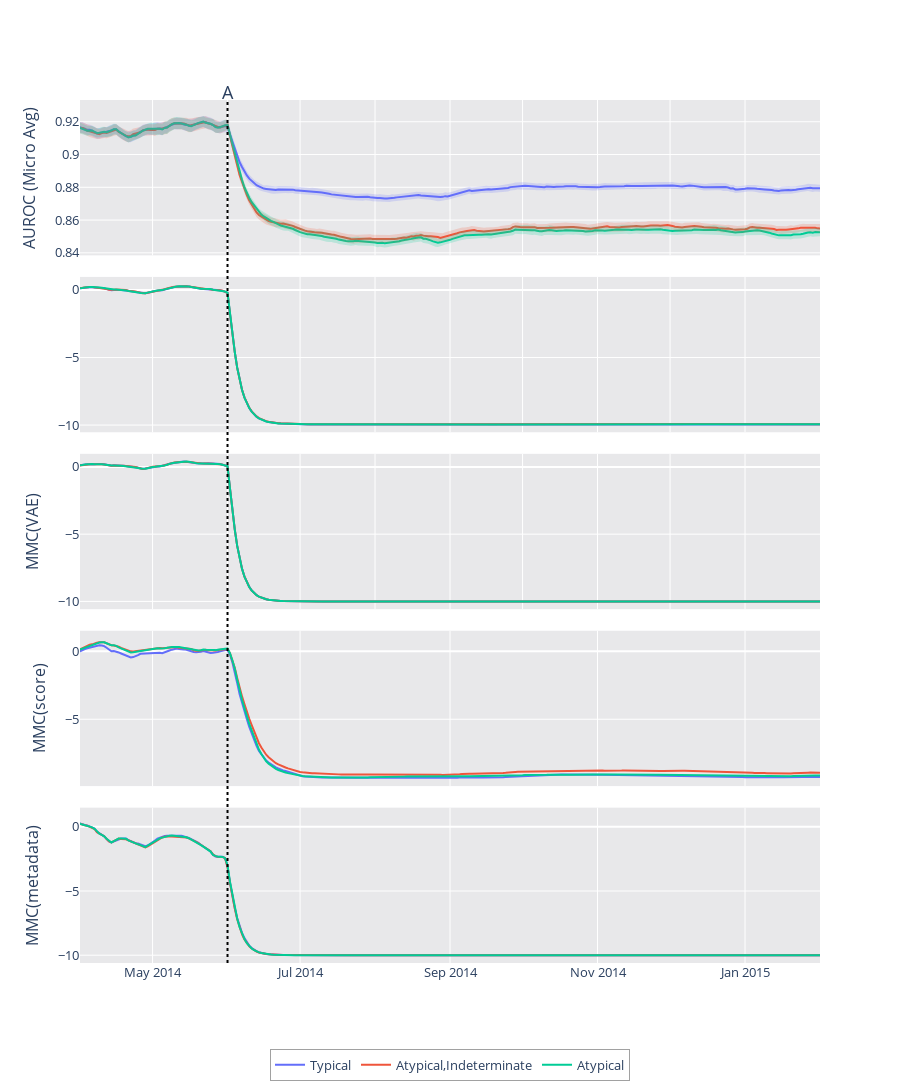

Notebook code cell kept with this figure:
### Code cell
fh = FigureHelper(x, color_list=['#636EFA', '#EF553B', '#00CC96', '#AB63FA', '#8C564B', '#7f7f7f'])

row_heights = []
layout = {}

row=1
height = 300
row_heights.append(.2)
for name, score_unify in perf_graphs.items():
    fh.add_trace(y=smooth(score_unify["yp"], span=7), 
                 yu=smooth(score_unify["yp"]+score_unify["ye"], span=7),
                 yl=smooth(score_unify["yp"]-score_unify["ye"], span=7), name=name, connectgaps=False, row=row, col=1, showlegend=True)

if include_wgt:
    row += 1
    row_heights.append(.2)
    height += 300 
    for name, score_unify in score_nw.items():
        line = fh.lines[name]
        line["dash"] = "dot"
        fh.add_trace(y=smooth(score_unify, span=7), name= name + " - No Weights", connectgaps=False, row=row, col=1, line=line, legendgroup=name)

row += 1
row_heights.append(.2)
height += 300 
for name, score_unify in score_graphs.items():
    line = fh.lines[name]
    line["dash"] = "solid"
    fh.add_trace(y=smooth(score_unify, span=7), name=name, connectgaps=False, row=row, col=1, legendgroup=name, line=line)

if big:
    row += 1
    row_heights.append(.1)
    height += 200
    layout["yaxis"+str(row)] = dict(title="MMC(VAE)")
    for name, score_unify in scores_vae.items():
        fh.add_trace(y=smooth(score_unify, span=7), name=name, connectgaps=False, row=row, col=1, legendgroup=name)
        
    row += 1
    row_heights.append(.1)
    height += 200
    layout["yaxis"+str(row)] =  dict(title="MMC(score)")
    for name, score_unify in scores_score.items():
        fh.add_trace(y=smooth(score_unify, span=7), name=name, connectgaps=False, row=row, col=1, legendgroup=name)
        
        
    row += 1
    row_heights.append(.1)
    height += 200
    layout["yaxis"+str(row)] =  dict(title="MMC(metadata)")
    for name, score_unify in scores_metadata.items():
        fh.add_trace(y=smooth(score_unify, span=7), name=name, connectgaps=False, row=row, col=1, legendgroup=name)



fig = fh.make_fig(shared_xaxes=True, vertical_spacing=0.025, row_heights=[.2]*row)

if row < 3:
    add_dates(fig, dates, line_y=1.045, include_date=False)
else:
    add_dates(fig, dates, line_y=1.025, include_date=False)
fig.update_xaxes(showspikes=True, spikecolor="black", spikesnap="cursor", spikemode="across", spikethickness=1)
fig.update_layout(spikedistance=1000)
fig.update_layout(height=height)
fig.update_layout(legend={"x": .5, "orientation":"h", "borderwidth": .5, "xanchor": "center",})
fig.update_xaxes(range=[graph_start, graph_end])
fig.update_layout(yaxis1=dict(
    # range=[0.8, 1], 
    title=f"AUROC ({DriftFromRun.performance_col[1].title()})"),
    # yaxis2=dict(range=[-4, 1], title="MMC"),
    **layout
    )
fig.update_layout(barmode='overlay')
fig.update_layout(font=dict(size=13))
fig.update_layout(plot_bgcolor="#E8E8EA")

# fig.update_layout(
#     yaxis2 = dict(
#         tickmode = 'linear',
#         tick0 = 0,
#         dtick = 25,
#     )
# )

xaxis = dict(
        tickformat = '%Y-%m-%d',
        tickmode = 'linear',
        dtick = "M1"
    )
fig.update_layout(
    xaxis1=xaxis,
    xaxis2=xaxis,
    xaxis3 = xaxis,
)

fig.show()

### Figure 1 — Plotly figure (JSON) as saved in the notebook; plotly's stock layout.template omitted (floating-point values rounded to 4 significant figures; data arrays with more than 128 entries replaced by an {"elided": "..."} marker saying what was removed)
{"data": [{"connectgaps": false, "customdata": {"elided": "367x3 float values"}, "hovertemplate": "%{x}<br>Typical: %{y}<br><br>Atypical=%{customdata[0]:.3f}<br />Atypical,Indeterminate=%{customdata[1]:.3f}<br />Typical=%{customdata[2]:.3f}<extra></extra>", "legendgroup": "Typical", "line": {"color": "#636EFA", "dash": "solid"}, "name": "Typical", "showlegend": true, "type": "scatter", "x": {"elided": "367 str values"}, "xaxis": "x", "y": {"elided": "367 float values"}, "yaxis": "y"}, {"connectgaps": false, "customdata": {"elided": "367x3 float values"}, "hovertemplate": "%{x}<br>Atypical,Indeterminate: %{y}<br><br>Atypical=%{customdata[0]:.3f}<br />Atypical,Indeterminate=%{customdata[1]:.3f}<br />Typical=%{customdata[2]:.3f}<extra></extra>", "legendgroup": "Atypical,Indeterminate", "line": {"color": "#EF553B", "dash": "solid"}, "name": "Atypical,Indeterminate", "showlegend": true, "type": "scatter", "x": {"elided": "367 str values"}, "xaxis": "x", "y": {"elided": "367 float values"}, "yaxis": "y"}, {"connectgaps": false, "customdata": {"elided": "367x3 float values"}, "hovertemplate": "%{x}<br>Atypical: %{y}<br><br>Atypical=%{customdata[0]:.3f}<br />Atypical,Indeterminate=%{customdata[1]:.3f}<br />Typical=%{customdata[2]:.3f}<extra></extra>", "legendgroup": "Atypical", "line": {"color": "#00CC96", "dash": "solid"}, "name": "Atypical", "showlegend": true, "type": "scatter", "x": {"elided": "367 str values"}, "xaxis": "x", "y": {"elided": "367 float values"}, "yaxis": "y"}, {"connectgaps": false, "customdata": {"elided": "367x3 float values"}, "hovertemplate": "%{x}<br>Typical: %{y}<br><br>Atypical=%{customdata[0]:.3f}<br />Atypical,Indeterminate=%{customdata[1]:.3f}<br />Typical=%{customdata[2]:.3f}<extra></extra>", "legendgroup": "Typical", "line": {"color": "#636EFA", "dash": "solid"}, "name": "Typical", "showlegend": false, "type": "scatter", "x": {"elided": "367 str values"}, "xaxis": "x2", "y": {"elided": "367 float values"}, "yaxis": "y2"}, {"connectgaps": false, "customdata": {"elided": "367x3 float values"}, "hovertemplate": "%{x}<br>Atypical,Indeterminate: %{y}<br><br>Atypical=%{customdata[0]:.3f}<br />Atypical,Indeterminate=%{customdata[1]:.3f}<br />Typical=%{customdata[2]:.3f}<extra></extra>", "legendgroup": "Atypical,Indeterminate", "line": {"color": "#EF553B", "dash": "solid"}, "name": "Atypical,Indeterminate", "showlegend": false, "type": "scatter", "x": {"elided": "367 str values"}, "xaxis": "x2", "y": {"elided": "367 float values"}, "yaxis": "y2"}, {"connectgaps": false, "customdata": {"elided": "367x3 float values"}, "hovertemplate": "%{x}<br>Atypical: %{y}<br><br>Atypical=%{customdata[0]:.3f}<br />Atypical,Indeterminate=%{customdata[1]:.3f}<br />Typical=%{customdata[2]:.3f}<extra></extra>", "legendgroup": "Atypical", "line": {"color": "#00CC96", "dash": "solid"}, "name": "Atypical", "showlegend": false, "type": "scatter", "x": {"elided": "367 str values"}, "xaxis": "x2", "y": {"elided": "367 float values"}, "yaxis": "y2"}, {"connectgaps": false, "customdata": {"elided": "367x3 float values"}, "hovertemplate": "%{x}<br>Typical: %{y}<br><br>Atypical=%{customdata[0]:.3f}<br />Atypical,Indeterminate=%{customdata[1]:.3f}<br />Typical=%{customdata[2]:.3f}<extra></extra>", "legendgroup": "Typical", "line": {"color": "#636EFA", "dash": "solid"}, "name": "Typical", "showlegend": false, "type": "scatter", "x": {"elided": "367 str values"}, "xaxis": "x3", "y": {"elided": "367 float values"}, "yaxis": "y3"}, {"connectgaps": false, "customdata": {"elided": "367x3 float values"}, "hovertemplate": "%{x}<br>Atypical,Indeterminate: %{y}<br><br>Atypical=%{customdata[0]:.3f}<br />Atypical,Indeterminate=%{customdata[1]:.3f}<br />Typical=%{customdata[2]:.3f}<extra></extra>", "legendgroup": "Atypical,Indeterminate", "line": {"color": "#EF553B", "dash": "solid"}, "name": "Atypical,Indeterminate", "showlegend": false, "type": "scatter", "x": {"elided": "367 str values"}, "xaxis": "x3", "y": {"elided": "367 float values"}, "yaxis": "y3"}, {"connectgaps": false, "customdata": {"elided": "367x3 float values"}, "hovertemplate": "%{x}<br>Atypical: %{y}<br><br>Atypical=%{customdata[0]:.3f}<br />Atypical,Indeterminate=%{customdata[1]:.3f}<br />Typical=%{customdata[2]:.3f}<extra></extra>", "legendgroup": "Atypical", "line": {"color": "#00CC96", "dash": "solid"}, "name": "Atypical", "showlegend": false, "type": "scatter", "x": {"elided": "367 str values"}, "xaxis": "x3", "y": {"elided": "367 float values"}, "yaxis": "y3"}, {"connectgaps": false, "customdata": {"elided": "367x3 float values"}, "hovertemplate": "%{x}<br>Typical: %{y}<br><br>Atypical=%{customdata[0]:.3f}<br />Atypical,Indeterminate=%{customdata[1]:.3f}<br />Typical=%{customdata[2]:.3f}<extra></extra>", "legendgroup": "Typical", "line": {"color": "#636EFA", "dash": "solid"}, "name": "Typical", "showlegend": false, "type": "scatter", "x": {"elided": "367 str values"}, "xaxis": "x4", "y": {"elided": "367 float values"}, "yaxis": "y4"}, {"connectgaps": false, "customdata": {"elided": "367x3 float values"}, "hovertemplate": "%{x}<br>Atypical,Indeterminate: %{y}<br><br>Atypical=%{customdata[0]:.3f}<br />Atypical,Indeterminate=%{customdata[1]:.3f}<br />Typical=%{customdata[2]:.3f}<extra></extra>", "legendgroup": "Atypical,Indeterminate", "line": {"color": "#EF553B", "dash": "solid"}, "name": "Atypical,Indeterminate", "showlegend": false, "type": "scatter", "x": {"elided": "367 str values"}, "xaxis": "x4", "y": {"elided": "367 float values"}, "yaxis": "y4"}, {"connectgaps": false, "customdata": {"elided": "367x3 float values"}, "hovertemplate": "%{x}<br>Atypical: %{y}<br><br>Atypical=%{customdata[0]:.3f}<br />Atypical,Indeterminate=%{customdata[1]:.3f}<br />Typical=%{customdata[2]:.3f}<extra></extra>", "legendgroup": "Atypical", "line": {"color": "#00CC96", "dash": "solid"}, "name": "Atypical", "showlegend": false, "type": "scatter", "x": {"elided": "367 str values"}, "xaxis": "x4", "y": {"elided": "367 float values"}, "yaxis": "y4"}, {"connectgaps": false, "customdata": {"elided": "367x3 float values"}, "hovertemplate": "%{x}<br>Typical: %{y}<br><br>Atypical=%{customdata[0]:.3f}<br />Atypical,Indeterminate=%{customdata[1]:.3f}<br />Typical=%{customdata[2]:.3f}<extra></extra>", "legendgroup": "Typical", "line": {"color": "#636EFA", "dash": "solid"}, "name": "Typical", "showlegend": false, "type": "scatter", "x": {"elided": "367 str values"}, "xaxis": "x5", "y": {"elided": "367 float values"}, "yaxis": "y5"}, {"connectgaps": false, "customdata": {"elided": "367x3 float values"}, "hovertemplate": "%{x}<br>Atypical,Indeterminate: %{y}<br><br>Atypical=%{customdata[0]:.3f}<br />Atypical,Indeterminate=%{customdata[1]:.3f}<br />Typical=%{customdata[2]:.3f}<extra></extra>", "legendgroup": "Atypical,Indeterminate", "line": {"color": "#EF553B", "dash": "solid"}, "name": "Atypical,Indeterminate", "showlegend": false, "type": "scatter", "x": {"elided": "367 str values"}, "xaxis": "x5", "y": {"elided": "367 float values"}, "yaxis": "y5"}, {"connectgaps": false, "customdata": {"elided": "367x3 float values"}, "hovertemplate": "%{x}<br>Atypical: %{y}<br><br>Atypical=%{customdata[0]:.3f}<br />Atypical,Indeterminate=%{customdata[1]:.3f}<br />Typical=%{customdata[2]:.3f}<extra></extra>", "legendgroup": "Atypical", "line": {"color": "#00CC96", "dash": "solid"}, "name": "Atypical", "showlegend": false, "type": "scatter", "x": {"elided": "367 str values"}, "xaxis": "x5", "y": {"elided": "367 float values"}, "yaxis": "y5"}, {"connectgaps": false, "hoverinfo": "skip", "legendgroup": "Typical", "line": {"width": 0}, "name": "Typical", "showlegend": false, "type": "scatter", "x": {"elided": "337 str values"}, "xaxis": "x", "y": {"elided": "337 float values"}, "yaxis": "y"}, {"connectgaps": false, "fill": "tonexty", "fillcolor": "rgba(0.38823529411764707, 0.43137254901960786, 0.9803921568627451, 0.2)", "hoverinfo": "skip", "legendgroup": "Typical", "line": {"width": 0}, "name": "Typical", "showlegend": false, "type": "scatter", "x": {"elided": "337 str values"}, "xaxis": "x", "y": {"elided": "337 float values"}, "yaxis": "y"}, {"connectgaps": false, "hoverinfo": "skip", "legendgroup": "Atypical,Indeterminate", "line": {"width": 0}, "name": "Atypical,Indeterminate", "showlegend": false, "type": "scatter", "x": {"elided": "337 str values"}, "xaxis": "x", "y": {"elided": "337 float values"}, "yaxis": "y"}, {"connectgaps": false, "fill": "tonexty", "fillcolor": "rgba(0.9372549019607843, 0.3333333333333333, 0.23137254901960785, 0.2)", "hoverinfo": "skip", "legendgroup": "Atypical,Indeterminate", "line": {"width": 0}, "name": "Atypical,Indeterminate", "showlegend": false, "type": "scatter", "x": {"elided": "337 str values"}, "xaxis": "x", "y": {"elided": "337 float values"}, "yaxis": "y"}, {"connectgaps": false, "hoverinfo": "skip", "legendgroup": "Atypical", "line": {"width": 0}, "name": "Atypical", "showlegend": false, "type": "scatter", "x": {"elided": "337 str values"}, "xaxis": "x", "y": {"elided": "337 float values"}, "yaxis": "y"}, {"connectgaps": false, "fill": "tonexty", "fillcolor": "rgba(0.0, 0.8, 0.5882352941176471, 0.2)", "hoverinfo": "skip", "legendgroup": "Atypical", "line": {"width": 0}, "name": "Atypical", "showlegend": false, "type": "scatter", "x": {"elided": "337 str values"}, "xaxis": "x", "y": {"elided": "337 float values"}, "yaxis": "y"}], "layout": {"annotations": [{"font": {"size": 18}, "showarrow": false, "text": "A", "textangle": 0, "x": "2014-06-01", "xref": "x", "y": 1.025, "yref": "paper"}], "barmode": "overlay", "font": {"size": 13}, "height": 1200, "legend": {"borderwidth": 0.5, "orientation": "h", "x": 0.5, "xanchor": "center"}, "plot_bgcolor": "#E8E8EA", "shapes": [{"line": {"color": "black", "dash": "dot"}, "type": "line", "x0": "2014-06-01", "x1": "2014-06-01", "xref": "x", "y0": 0, "y1": 1, "yref": "paper"}], "spikedistance": 1000, "xaxis": {"anchor": "y", "domain": [0, 1], "dtick": "M1", "matches": "x5", "range": ["2014-04-01", "2015-02-01"], "showspikes": true, "showticklabels": false, "spikecolor": "black", "spikemode": "across", "spikesnap": "cursor", "spikethickness": 1, "tickformat": "%Y-%m-%d", "tickmode": "linear"}, "xaxis2": {"anchor": "y2", "domain": [0, 1], "dtick": "M1", "matches": "x5", "range": ["2014-04-01", "2015-02-01"], "showspikes": true, "showticklabels": false, "spikecolor": "black", "spikemode": "across", "spikesnap": "cursor", "spikethickness": 1, "tickformat": "%Y-%m-%d", "tickmode": "linear"}, "xaxis3": {"anchor": "y3", "domain": [0, 1], "dtick": "M1", "matches": "x5", "range": ["2014-04-01", "2015-02-01"], "showspikes": true, "showticklabels": false, "spikecolor": "black", "spikemode": "across", "spikesnap": "cursor", "spikethickness": 1, "tickformat": "%Y-%m-%d", "tickmode": "linear"}, "xaxis4": {"anchor": "y4", "domain": [0, 1], "matches": "x5", "range": ["2014-04-01", "2015-02-01"], "showspikes": true, "showticklabels": false, "spikecolor": "black", "spikemode": "across", "spikesnap": "cursor", "spikethickness": 1}, "xaxis5": {"anchor": "y5", "domain": [0, 1], "range": ["2014-04-01", "2015-02-01"], "showspikes": true, "spikecolor": "black", "spikemode": "across", "spikesnap": "cursor", "spikethickness": 1}, "yaxis": {"anchor": "x", "domain": [0.82, 1], "title": {"text": "AUROC (Micro Avg)"}}, "yaxis2": {"anchor": "x2", "domain": [0.615, 0.795]}, "yaxis3": {"anchor": "x3", "domain": [0.41, 0.59], "title": {"text": "MMC(VAE)"}}, "yaxis4": {"anchor": "x4", "domain": [0.205, 0.385], "title": {"text": "MMC(score)"}}, "yaxis5": {"anchor": "x5", "domain": [0, 0.18], "title": {"text": "MMC(metadata)"}}}}
